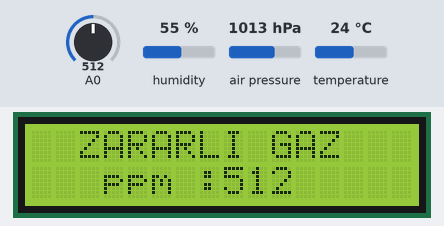
A sketch run on a simulated Arduino Uno, built with avr-gcc and run on an emulated ATmega328P. On the bench: 16×2 character LCD. The test bench sets the inputs (shaded band); at power-on: A0 = 512, humidity 55 %, air pressure 1013 hPa, temperature 24 °C. The modem accepts every AT command (registered, SIM ready, sends succeed) and sends nothing else; what the sketch prints to the serial monitor is not drawn.

Above: at 2.8 s.
2.9 s: A0 set to 716
At 10.5 s:
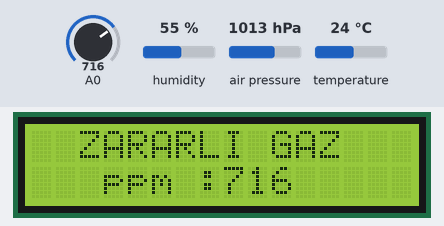
13.4 s: A0 set to 992
At 18.6 s:
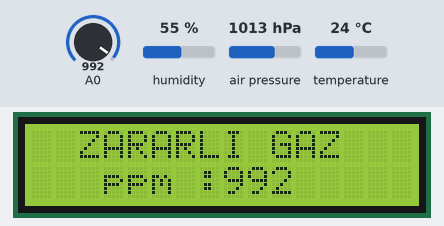
18.7 s: A0 set to 306
At 26.1 s:
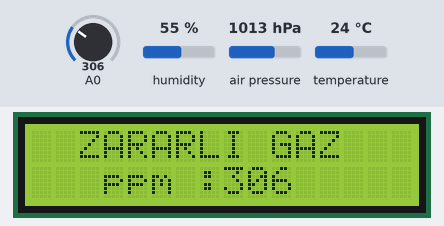
26.2 s: A0 set to 105
At 33.5 s:
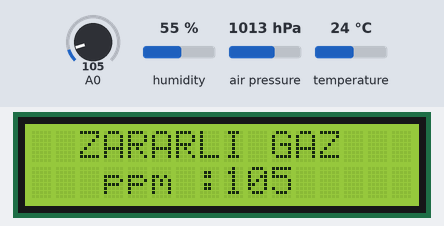
33.6 s: A0 set to 96
Timing chart, 0 to 36.6 s (numbered marks = the images above; inputs shaded):
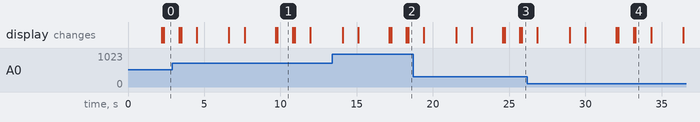

The sketch:

arduino-bot.ino
```cpp
#include <SoftwareSerial.h>                 //SoftwareSerial kütüphanimizi ekliyoruz.
#include <DHT.h>                            //DHT11 sensör kütüphanemizi ekliyoruz.
#include <LiquidCrystal_I2C.h>              //i2c modülü için kütüphane
#include <Wire.h>
#include <Adafruit_BMP085.h>

String agAdi = "eon";                 //Ağımızın adını buraya yazıyoruz.
String agSifresi = "";        //Ağımızın şifresini buraya yazıyoruz.

#define rxPin 10             //ESP8266 TX pini
#define txPin 11            //ESP8266 RX pini


String ip = "184.106.153.149";    //Thingspeak ip adresi

#define DHTPIN 2            //sıcaklık nem sensörünün pini
#define DHTTYPE DHT11       //sıcaklık nem sensörünün modeli
DHT dht(DHTPIN, DHTTYPE);

Adafruit_BMP085 bmp;
SoftwareSerial esp(rxPin, txPin);          //digital pinleri software olarak tx/rx pini yapıyoruz.
LiquidCrystal_I2C lcd(0x27, 16, 2);        //lcd ekranın bilgilerni giriyoruz

//---------yazdır foksiyonu-------------
void yazdir(String yazi) {
  Serial.println(yazi);
  lcd.clear();
  int bosluk = yazi.indexOf(' ');
  lcd.setCursor(0,0);
  lcd.print(yazi.substring(0, bosluk));
  lcd.setCursor(0,1);
  lcd.print(yazi.substring(bosluk + 1));
}
//---------------------------------------
// zararlı gaz
void gazhata(int ppm) {
lcd.clear();
    lcd.noBacklight();
    delay(100);
    lcd.backlight();
    lcd.setCursor(0, 0);
    lcd.print("  ZARARLI GAZ  ");
    lcd.setCursor(3, 1);
    lcd.print("ppm :");
    lcd.print(ppm);
    delay(1000);
    lcd.clear();
    lcd.noBacklight();
    delay(100);
    lcd.backlight();
    lcd.setCursor(0, 0);
    lcd.print("  ZARARLI GAZ  ");
    lcd.setCursor(3, 1);
    lcd.print("ppm :");
    lcd.print(ppm);
    delay(1000);
    lcd.clear();
}

void setup() {
  Serial.begin(9600);
  dht.begin();
  lcd.begin();
  lcd.backlight();
  if (!bmp.begin()) {
    Serial.println("Geçerli bir BMP180 sensörü bulunamadı, kablolamayı kontrol edin!");
    while (1) {}
  }

  yazdir("Baslatildi...");
  esp.begin(115200);                  //ESP8266 ile seri haberleşmeyi başlatıyoruz.
  esp.println("AT");                   //AT komutu ile modül kontrolünü yapıyoruz.
  yazdir("AT Yollandi");

  while(!esp.find("OK")){               //Modül hazır olana kadar bekliyoruz.
    esp.println("AT");
    yazdir("ESP8266 Bulunamadi.");
  }

  yazdir("OK Komutu Alindi");

  esp.println("AT+CWMODE=1");      //ESP8266 modülünü client olarak ayarlıyoruz.

  while(!esp.find("OK")){                //Ayar yapılana kadar bekliyoruz.
    esp.println("AT+CWMODE=1");
    yazdir("Ayar Yapiliyor....");
  }

  yazdir("Client olarak ayarlandi");
  yazdir("Aga Baglaniliyor...");

  esp.println("AT+CWJAP=\""+agAdi+"\",\""+agSifresi+"\"");    //Ağımıza bağlanıyoruz.
  while(!esp.find("OK"));                                     //Ağa bağlanana kadar bekliyoruz.
  yazdir("Aga Baglandi.");
  delay(1000);
}

void loop() {
  int ppm = analogRead(A0);

  //-----------------veri okuma--------------------------------------

  int basinc = bmp.readPressure(); // basınç
  int yukseklik = bmp.readAltitude();  // yükseklik M
  float nem = dht.readHumidity();
  float sicaklik = dht.readTemperature();
  //-----------------------------------------------------------------


  esp.println("AT+CIPSTART=\"TCP\",\""+ip+"\",80");           //Thingspeak'e bağlanıyoruz.

  if(esp.find("Error")){                                      //Bağlantı hatası kontrolü yapıyoruz.
    yazdir("Siteye baglanilamadi.");
  }
  // gaz hatası------------------------------
  if (ppm > 100) {
    gazhata(ppm);
  }

  //-----------------veri gönderme--------------------------------------

  String veri = "GET https://api.thingspeak.com/update?api_key=WWSLZLR1BZ0S6GHV";   //Thingspeak komutu. Key kısmına kendi api keyimizi yazıyoruz.                                   //Göndereceğimiz sıcaklık değişkeni
  veri += "&field1=";
  veri += String(sicaklik);       //Göndereceğiz sıcaklık verisi
  veri += "&field2=";
  veri += String(nem);             //Göndereceğiz nem verisi
  veri += "&field3=";
  veri += String(ppm);            // hava kalite sensörü
  veri += "&field4=";
  veri += String(basinc);
  veri += "&field5=";
  veri += String(yukseklik);
  veri += "\r\n\r\n";          //HTTP isteğinin sonunu belirtmek için
  esp.print("AT+CIPSEND=");
  yazdir("Veri olusturuluyor.");                 //ESP'ye göndereceğimiz veri uzunluğunu veriyoruz.
  esp.println(veri.length()+2);           //+2 nin sebebi \r\n
  delay(2000);
  if(esp.find(">")){                        //ESP8266 hazır olduğunda içindeki komutlar çalışıyor.
    esp.print(veri);                     //Veriyi gönderiyoruz.
    Serial.println(veri);
    yazdir("Veri gonderildi.");
    delay(1000);
  }
  yazdir("Baglanti Kapatildi.");
  esp.println("AT+CIPCLOSE");                //Bağlantıyı kapatıyoruz
  delay(1000);                              //Yeni veri gönderimi için 1 dakika bekliyoruz.
}
```

Measured:
- what the display in image 1 shows lasts 1.0 s, from 9.8 s to 10.8 s
